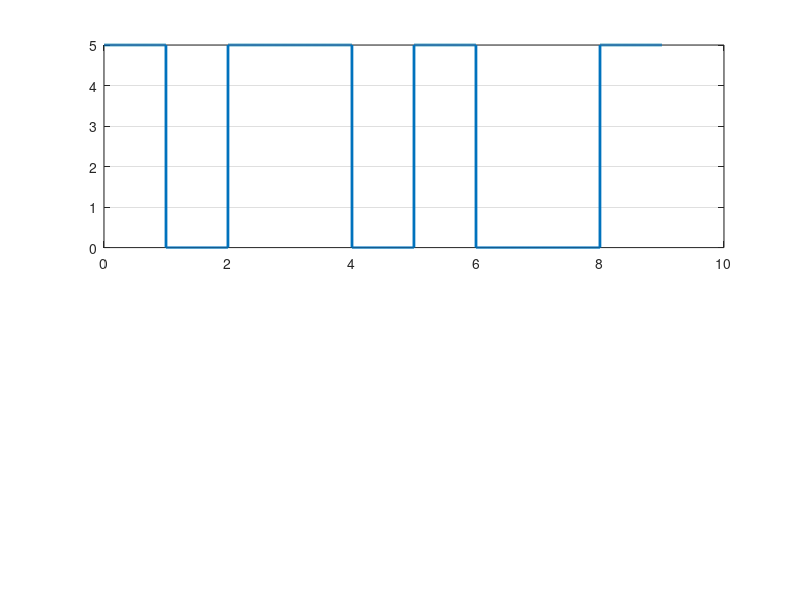

The MATLAB script that drew this image:
clc;
close all;
clear all;

bits = [1 0 1 1 0 1 0 0 1];
bitrate = 1;
n = 1000;
T = length(bits)/bitrate;
N = length(bits)*n;
dt = T/N;

t = 0:dt:T-dt;
x = zeros(1, length(t));
for i=1:length(bits)
    if(bits(i) == 1)
        x((i-1)*n+1:i*n) = 5;
    else
        x((i-1)*n+1:i*n) = 0;
    end
end
subplot(2,1,1);
plot(t, x, 'Linewidth', 2);
ylim([0,5]);
grid on;


%Decoding
y = zeros(1, length(x)/n);
for i=1:length(y)
    if x((i-1)*n+1) == 5
        y(i) = 1;
    end
end

disp(y);
